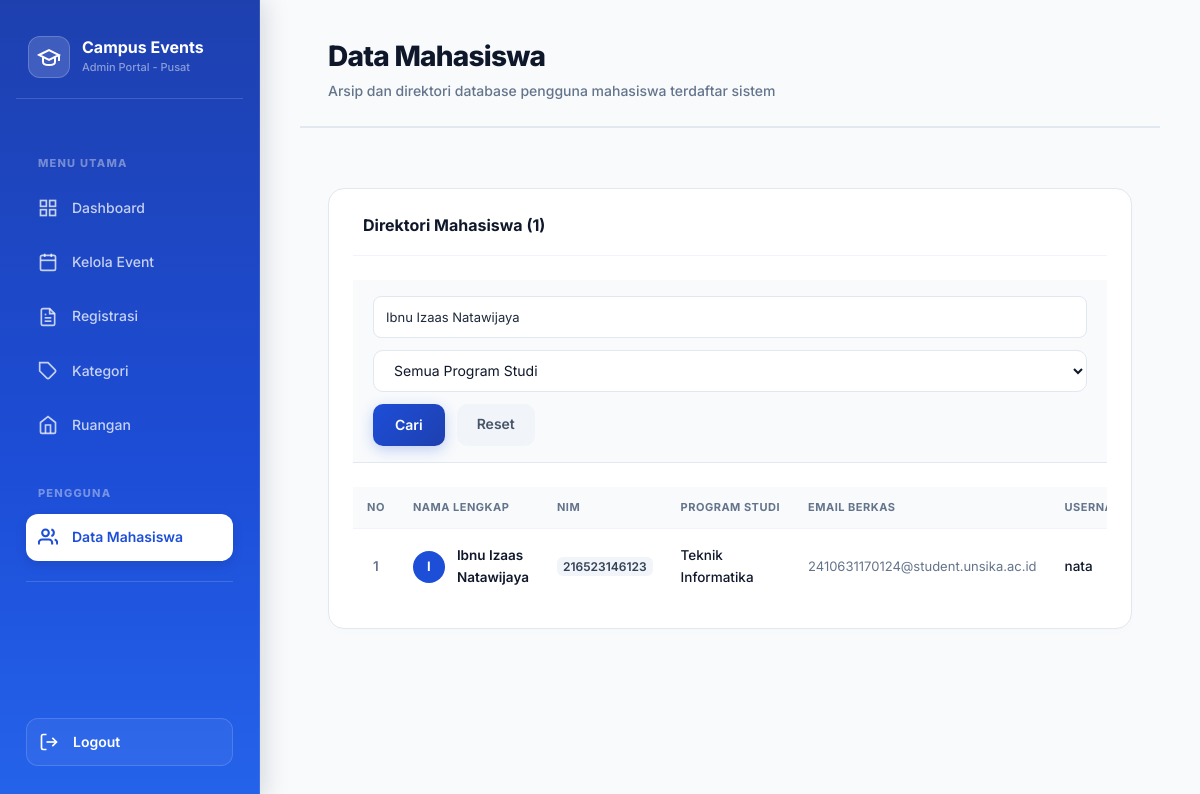
Page /pages/admin/mahasiswa.php?cari=Ibnu Izaas Natawijaya (signed in) on the committed database.
### tables this page shows
CREATE TABLE `profil_mahasiswa` (
  `id_mahasiswa` int NOT NULL,
  `id_user` int NOT NULL,
  `nama_lengkap` varchar(100) NOT NULL,
  `nim` varchar(20) NOT NULL,
  `email` varchar(100) NOT NULL,
  `prodi` varchar(100) NOT NULL
);

CREATE TABLE `users` (
  `id_user` int NOT NULL,
  `username` varchar(50) NOT NULL,
  `password_hash` varchar(255) NOT NULL,
  `role` enum('admin','mahasiswa') NOT NULL DEFAULT 'mahasiswa',
  `created_at` timestamp NULL DEFAULT CURRENT_TIMESTAMP
);

### includes/functions.php (called while the page is built, shortened)
<?php
function bersihkan($data) {
    global $koneksi;
    $data = trim($data);
    $data = stripslashes($data);
    $data = htmlspecialchars($data, ENT_QUOTES, 'UTF-8');
    return mysqli_real_escape_string($koneksi, $data);
}
?>

### pages/admin/mahasiswa.php (the view, shortened to what this page needs)
<?php
require_once '../../config/koneksi.php';
require_once '../../includes/functions.php';
$cari         = bersihkan($_GET['cari'] ?? '');
$per_halaman  = 10;
$hal_ini      = max(1, (int)($_GET['hal'] ?? 1));
$offset       = ($hal_ini - 1) * $per_halaman;
$where = "WHERE 1=1";
if ($cari)         $where .= " AND (pm.nama_lengkap LIKE '%$cari%' OR pm.nim LIKE '%$cari%')";
$total_rows = mysqli_fetch_assoc(mysqli_query($koneksi,
    "SELECT COUNT(*) as total FROM profil_mahasiswa pm $where"))['total'];
$list = mysqli_query($koneksi,
    "SELECT pm.*, u.username, u.created_at,
            COUNT(r.id_registrasi) as total_registrasi
     FROM profil_mahasiswa pm
     JOIN users u ON pm.id_user = u.id_user
     LEFT JOIN registrasi r ON pm.id_mahasiswa = r.id_mahasiswa
     $where
     GROUP BY pm.id_mahasiswa
     ORDER BY pm.nama_lengkap
     LIMIT $per_halaman OFFSET $offset"
);
?>
<?php include '../../includes/header.php';  ?>
<div class="app-wrapper">
    <?php include '../../includes/sidebar_admin.php';  ?>
    <main class="main-content">
        <div class="topbar">
            <div class="topbar-kiri" style="display:flex; align-items:center;">
                <div>
                    <div class="topbar-judul">Data Mahasiswa</div>
                    <div class="topbar-sub">Arsip dan direktori database pengguna mahasiswa terdaftar sistem</div>
                </div>
            </div>
        </div>
        <div class="page-content">
            <div class="card">
                <div class="card-header-inline">
                    <h3 class="card-judul-inline">Direktori Mahasiswa (<?= number_format($total_rows) ?>)</h3>
                </div>
                <form method="GET">
                    <div class="cari-filter">
                        <input type="text" class="input-cari" name="cari" placeholder="Cari nama atau NIM..." value="<?= htmlspecialchars($cari) ?>">
                        <select name="prodi" class="select-premium">
                            <option value="">Semua Program Studi</option>
                        </select>
                        <button type="submit" class="btn-cari-premium">
                            <span>Cari</span>
                        </button>
                        <a href="mahasiswa.php" class="btn-batal-premium">Reset</a>
                    </div>
                </form>
                <div class="tabel-wrapper">
                    <table>
                        <thead>
                            <tr>
                                <th style="width: 60px; text-align: center;">No</th>
                                <th>Nama Lengkap</th>
                                <th>NIM</th>
                                <th>Program Studi</th>
                                <th>Email Berkas</th>
                                <th>Username</th>
                            </tr>
                        </thead>
                        <tbody>
                            <?php if (mysqli_num_rows($list) === 0): ?>
                            <tr>
                                <td colspan="7" class="empty-state">
                                    Tidak ditemukan arsip data mahasiswa yang sesuai dengan pencarian.
                                </td>
                            </tr>
                            <?php else:
                                $no = $offset + 1;
                                while ($row = mysqli_fetch_assoc($list)):
                            ?>
                            <tr>
                                <td style="text-align: center; font-weight: 600; color: var(--text-muted);"><?= $no++ ?></td>
                                <td>
                                    <div style="display:flex; align-items:center; gap:12px">
                                        <div class="avatar-circle">
                                            <?= strtoupper(substr($row['nama_lengkap'], 0, 1)) ?>
                                        </div>
                                        <span style="font-weight:600; color:var(--text-dark)"><?= htmlspecialchars($row['nama_lengkap']) ?></span>
                                    </div>
                                </td>
                                <td>
                                    <code style="font-size:12px; font-weight: 600; color: #334155; background: #f1f5f9; padding: 2px 6px; border-radius: 6px;"><?= htmlspecialchars($row['nim']) ?></code>
                                </td>
                                <td>
                                    <span style="font-weight: 500; color: var(--text-dark);"><?= htmlspecialchars($row['prodi']) ?></span>
                                </td>
                                <td>
                                    <span style="color: var(--text-muted); font-size: 13px; font-weight: 400;"><?= htmlspecialchars($row['email']) ?></span>
                                </td>
                                <td>
                                    <span style="color: var(--text-dark); font-weight: 500;"><?= htmlspecialchars($row['username']) ?></span>
                                </td>
                            </tr>
                            <?php endwhile; endif; ?>
                        </tbody>
                    </table>
                </div>
            </div>
        </div>
    </main>
</div>
<?php include '../../includes/footer.php';  ?>

### assets/css/style.css (style rules this page uses)
:root { --biru-utama: #1e40af; --biru-muda: #3b82f6; --biru-gelap: #1e3a8a; --biru-bg: #eff6ff; --putih: #ffffff; --abu-terang: #f8fafc; --abu-border: #e2e8f0; --abu-teks: #64748b; --gelap: #1e293b; --hijau: #059669; --merah: #dc2626; --kuning: #d97706; --sidebar-w: 240px; --radius: 10px; --shadow: 0 1px 3px rgba(0,0,0,.08), 0 1px 2px rgba(0,0,0,.04); --shadow-md: 0 4px 12px rgba(0,0,0,.1); }
*, *::before, *::after { box-sizing: border-box; margin: 0; padding: 0; }
body { font-family: 'Plus Jakarta Sans', sans-serif; background: var(--abu-terang); color: var(--gelap); line-height: 1.6; font-size: 14px; }
a { text-decoration: none; color: inherit; }
.app-wrapper { display: flex; min-height: 100vh; }
.main-content { margin-left: var(--sidebar-w); flex: 1; display: flex; flex-direction: column; min-height: 100vh; }
.topbar { background: var(--putih); border-bottom: 1px solid var(--abu-border); padding: 14px 28px; display: flex; align-items: center; justify-content: space-between; position: sticky; top: 0; z-index: 50; }
.topbar-kiri { display: flex; align-items: center; gap: 12px; }
.topbar-judul { font-size: 18px; font-weight: 700; }
.topbar-sub { font-size: 13px; color: var(--abu-teks); }
.page-content { padding: 24px 28px; flex: 1; }
.card { background: var(--putih); border: 1px solid var(--abu-border); border-radius: var(--radius); box-shadow: var(--shadow); overflow: hidden; }
.tabel-wrapper { overflow-x: auto; }
table { width: 100%; border-collapse: collapse; }
th { background: var(--abu-terang); color: var(--abu-teks); font-size: 11px; font-weight: 700; text-transform: uppercase; letter-spacing: .05em; padding: 10px 14px; text-align: left; border-bottom: 1px solid var(--abu-border); white-space: nowrap; }
td { padding: 12px 14px; border-bottom: 1px solid var(--abu-border); vertical-align: middle; font-size: 13px; }
tr:last-child td { border-bottom: none; }
.form-kontrol, input[type="text"], input[type="email"], input[type="password"], input[type="date"], input[type="time"], input[type="number"], select, textarea { width: 100%; padding: 9px 12px; border: 1.5px solid var(--abu-border); border-radius: 8px; font-size: 13px; font-family: inherit; color: var(--gelap); background: var(--putih); transition: border-color .2s, box-shadow .2s; outline: none; }
.cari-filter { display: flex; gap: 10px; align-items: center; flex-wrap: wrap; padding: 16px 20px; border-bottom: 1px solid var(--abu-border); background: var(--abu-terang); }
.input-cari { flex: 1; min-width: 200px; padding: 8px 12px 8px 36px; border: 1.5px solid var(--abu-border); border-radius: 8px; font-size: 13px; font-family: inherit; outline: none; transition: border-color .2s; }

### includes/header.php (style rules this page uses)
.page-content { animation: fadeInUp 0.4s ease; }

### includes/sidebar_admin.php (style rules this page uses)
:root { --royal-blue: #1d4ed8; --text-light: #ffffff; --text-ghost: rgba(255, 255, 255, 0.75); --text-label: rgba(255, 255, 255, 0.85); }

### rows in the picture
profil_mahasiswa: nama_lengkap "I", nama_lengkap "Ibnu Izaas Natawijaya", nim "216523146123", prodi "Teknik Informatika", email "2410631170124@student.unsika.ac.id", id_user.username "nata"

### other values in the picture
$_SESSION['organisasi'] "Pusat"
$total_rows "1"
